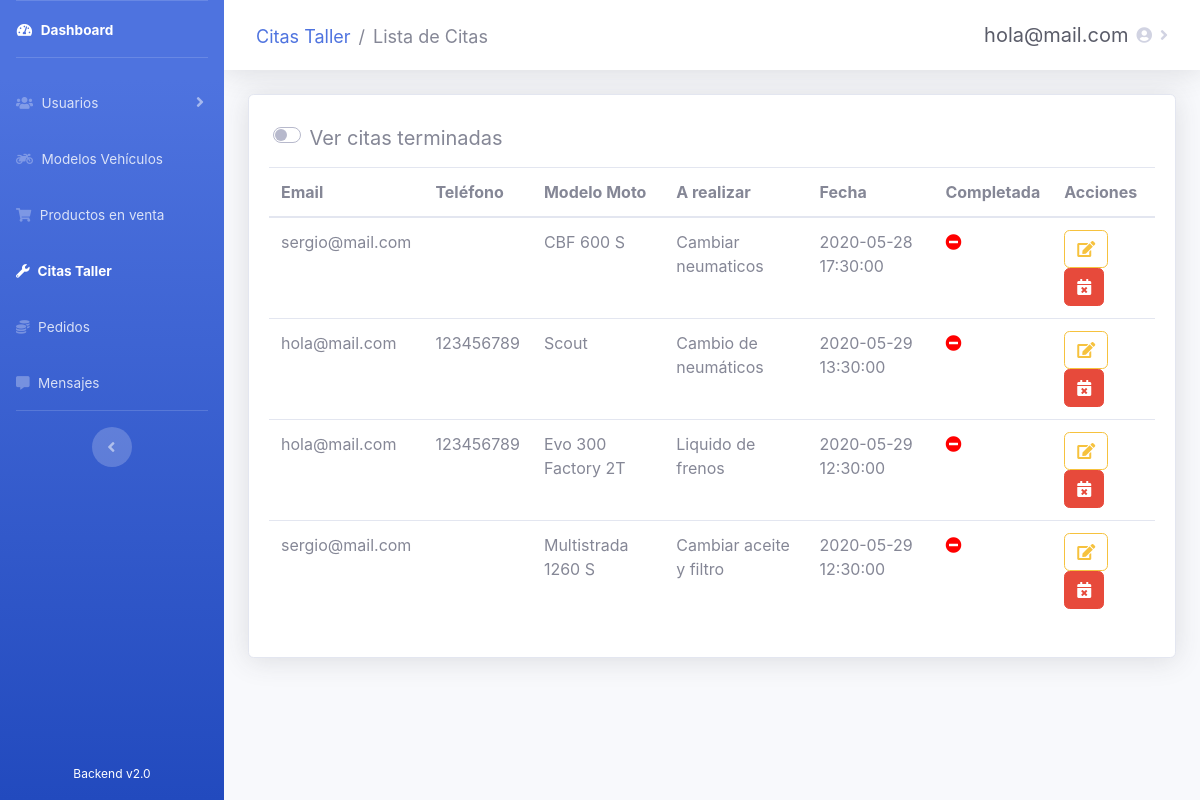
Before: /admin/tasks/citas.php (signed in) with the older database file.
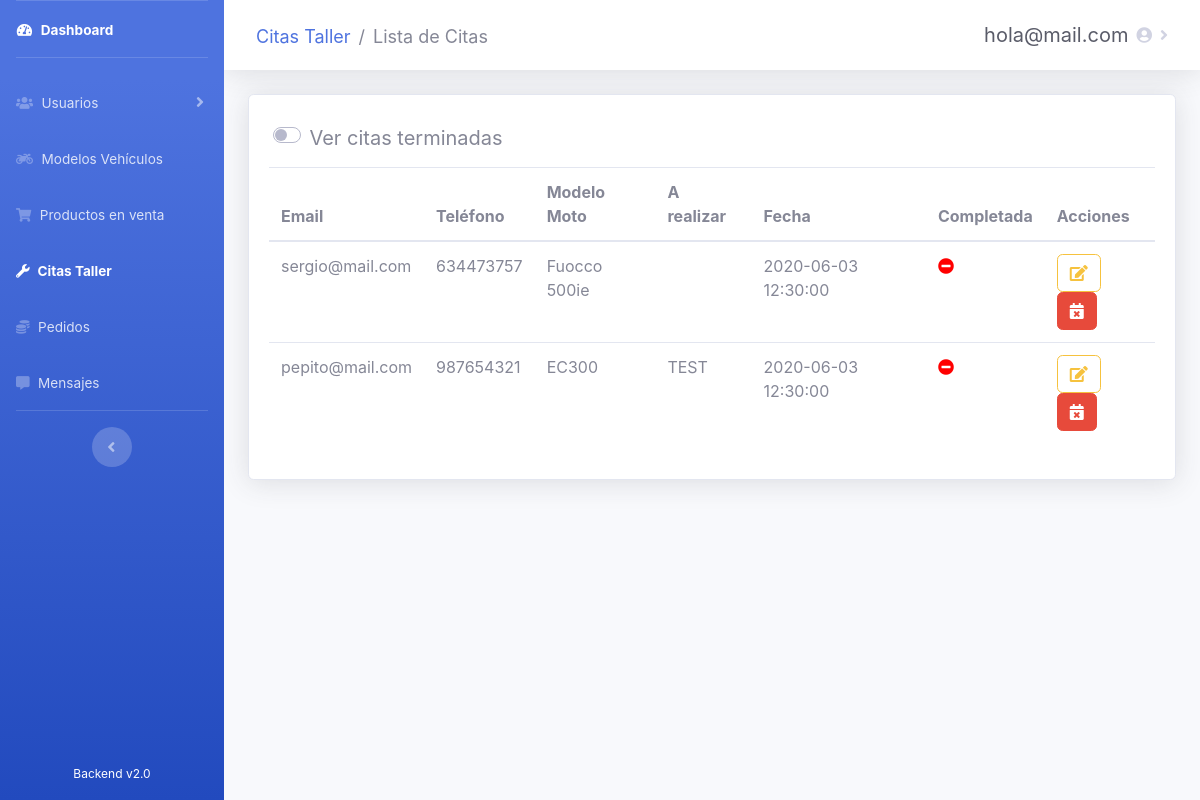
After: the same page with the newer database file.
### tables this page shows
CREATE TABLE `usuarios` (
  `id_usuario` int(10) NOT NULL,
  `email` varchar(20) NOT NULL,
  `password` varchar(60) DEFAULT NULL,
  `nombre` varchar(30) DEFAULT NULL,
  `apellidos` varchar(60) DEFAULT NULL,
  `direccion` varchar(100) DEFAULT NULL,
  `localidad` varchar(30) DEFAULT NULL,
  `provincia` int(10) DEFAULT NULL,
  `cp` int(5) DEFAULT NULL,
  `telefono` int(15) DEFAULT NULL,
  `is_admin` tinyint(1) DEFAULT 0,
  `registrado` tinyint(1) DEFAULT 1
);

CREATE TABLE `citas` (
  `id_cita` int(10) NOT NULL,
  `id_usuario` int(10) DEFAULT NULL,
  `id_moto` int(10) NOT NULL,
  `fecha` datetime NOT NULL,
  `comentarios` varchar(250) DEFAULT NULL,
  `completada` tinyint(1) NOT NULL DEFAULT 0
);

CREATE TABLE `moto_models` (
  `id_model` int(10) NOT NULL,
  `nombre` varchar(60) NOT NULL,
  `fabricante` int(10) NOT NULL,
  `is_active` tinyint(1) DEFAULT 1
);

### admin/tasks/citas.php (the view, shortened to what the changed rows need)
<?php
require_once('../recursos/conexionBD.php');
?>
<!DOCTYPE html>
<html lang="es">
<head>
  <link rel="stylesheet" href="https://use.fontawesome.com/releases/v5.11.2/css/all.css">
  <link href="../../css/sidebar-admin.css" rel="stylesheet">
  <link rel="stylesheet" type="text/css" href="https://cdn.datatables.net/v/bs4/dt-1.10.21/b-1.6.2/r-2.2.4/datatables.min.css" />
</head>
<body id="page-top">
  <div id="wrapper">
    <div id="content-wrapper" class="d-flex flex-column">
      <div id="content" style="max-height: 100%">
        <div class="container-fluid">
          <div class="card shadow mb-4">
            <div class="card-body">
              <div class="table-responsive" id="citasPendientes">
                <table class="table citas" cellspacing="0">
                  <thead>
                    <tr>
                      <th>Email</th>
                      <th>Teléfono</th>
                      <th>Modelo Moto</th>
                      <th>A realizar</th>
                      <th>Fecha</th>
                      <th>Completada</th>
                      <th>Acciones</th>
                    </tr>
                  </thead>
                  <tbody>
                    <?php
                    $consulta = "SELECT `id_cita`, `id_usuario`, `id_moto`, `fecha`, `comentarios`, `completada` FROM citas WHERE completada = 0";
                    $resultado = mysqli_query($conexion, $consulta);
                    while ($fila = mysqli_fetch_array($resultado)) { ?>
                      <tr>
                        <td><?php $consulta2 = "SELECT usuarios.email FROM citas
                                                  INNER JOIN usuarios ON citas.id_usuario = usuarios.id_usuario
                                                  WHERE citas.id_cita = $fila[id_cita]";
                            $resultado2 = mysqli_query($conexion, $consulta2);
                            while ($fila2 = mysqli_fetch_array($resultado2)) {
                              echo $fila2["email"];
                            } ?></td>
                        <td><?php $consulta3 = "SELECT usuarios.telefono FROM citas
                                                  INNER JOIN usuarios ON citas.id_usuario = usuarios.id_usuario
                                                  WHERE citas.id_cita = $fila[id_cita]";
                            $resultado3 = mysqli_query($conexion, $consulta3);
                            while ($fila3 = mysqli_fetch_array($resultado3)) {
                              echo $fila3["telefono"];
                            } ?></td>
                        <td><?php $consulta4 = "SELECT moto_models.nombre FROM citas
                                                  INNER JOIN motos ON citas.id_moto = motos.id_moto
                                                  INNER JOIN moto_models on motos.modelo = moto_models.id_model WHERE citas.id_cita = $fila[id_cita]";
                            $resultado4 = mysqli_query($conexion, $consulta4);
                            while ($fila4 = mysqli_fetch_array($resultado4)) {
                              echo $fila4["nombre"];
                            }
                            ?></td>
                        <td><?php echo $fila["comentarios"]; ?></td>
                        <td><?php echo $fila["fecha"]; ?></td>
                        <td><?php echo "<span class='fas fa-minus-circle' title='No realizada' style='color:red'></span>"; ?></td>
                        <td>
                          <a class="btn btn-outline-warning noFocus" href="#" title="Cambiar estado de cita" onclick="cambiarEstadoCita('<?php echo $fila["id_cita"]; ?>');"><i class='fas fa-edit'></i></a>
                          <a class="btn btn-danger noFocus" title="Borrar Cita" style="cursor: pointer;" onclick="borrarCita('<?php echo $fila["id_cita"]; ?>');"><i class="fas fa-calendar-times" style="color: white"></i></a>
                        </td>
                      </tr>
                    <?php }; ?>
                  </tbody>
                </table>
              </div>
            </div>
          </div>
        </div>
      </div>
    </div>
  </div>
</body>
</html>

Changed rows visible on the page:
removed citas: comentarios "Cambiar neumaticos", fecha "2020-05-28 17:30:00", usuarios (email "sergio@mail.com")
no longer on this page (row unchanged): moto_models: nombre "CBF 600 S", shown under "Cambiar neumaticos"
no longer on this page (row edited): citas: comentarios "Cambio de neumáticos", fecha "2020-05-29 13:30:00"
no longer on this page (row unchanged): usuarios: email "hola@mail.com", telefono "123456789"
no longer on this page (row unchanged): moto_models: nombre "Scout", shown under "Cambio de neumáticos"
removed citas: comentarios "Liquido de frenos", fecha "2020-05-29 12:30:00"
no longer on this page (row unchanged): moto_models: nombre "Evo 300 Factory 2T", shown under "Liquido de frenos"
removed citas: comentarios "Cambiar aceite y filtro", fecha "2020-05-29 12:30:00", usuarios (email "sergio@mail.com")
no longer on this page (row unchanged): moto_models: nombre "Multistrada 1260 S", shown under "Cambiar aceite y filtro"
added citas: fecha "2020-06-03 12:30:00", usuarios (email "sergio@mail.com", telefono "634473757")
now on this page (row unchanged): moto_models: nombre "Fuocco 500ie", shown under "2020-06-03 12:30:00"
added citas: comentarios "TEST", fecha "2020-06-03 12:30:00"
added usuarios: email "pepito@mail.com", telefono "987654321"
now on this page (row unchanged): moto_models: nombre "EC300", shown under "TEST"
